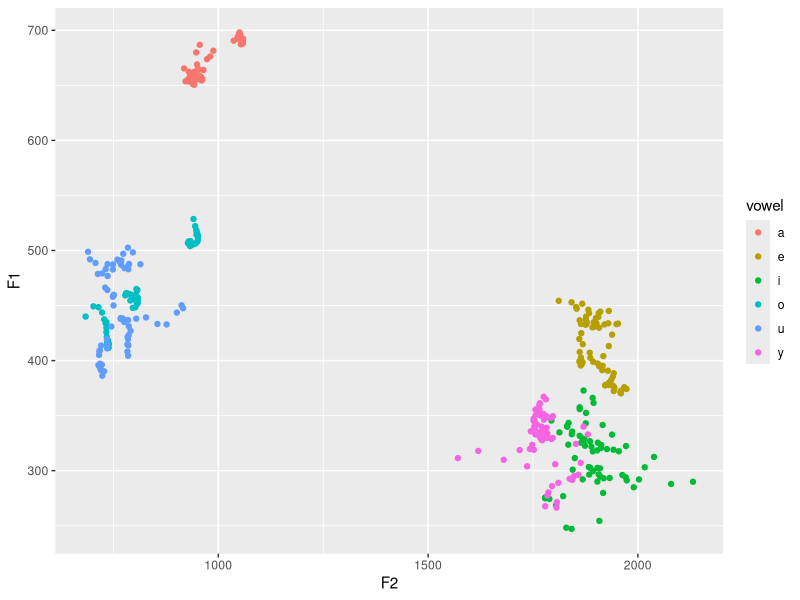
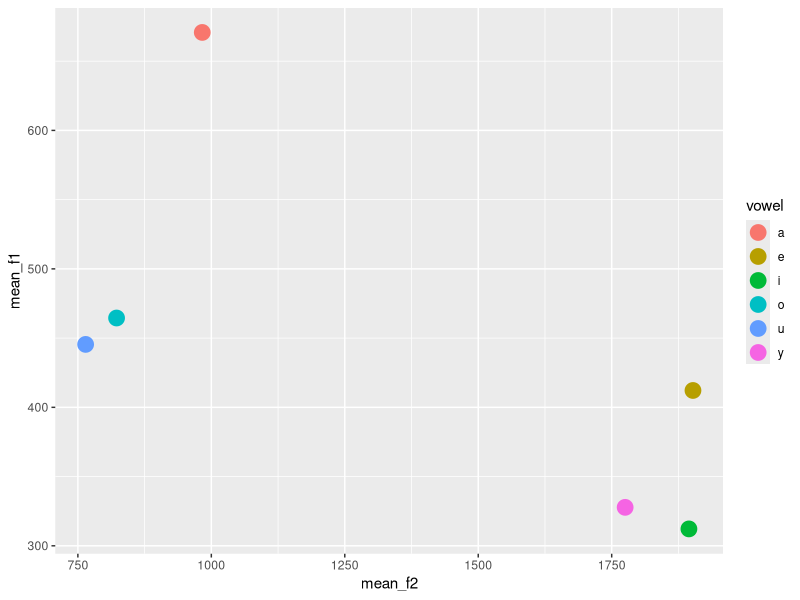
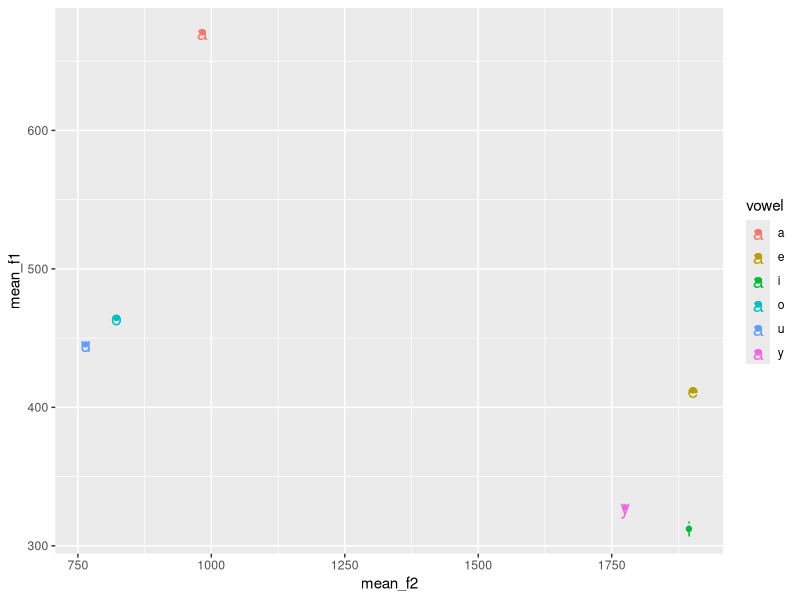
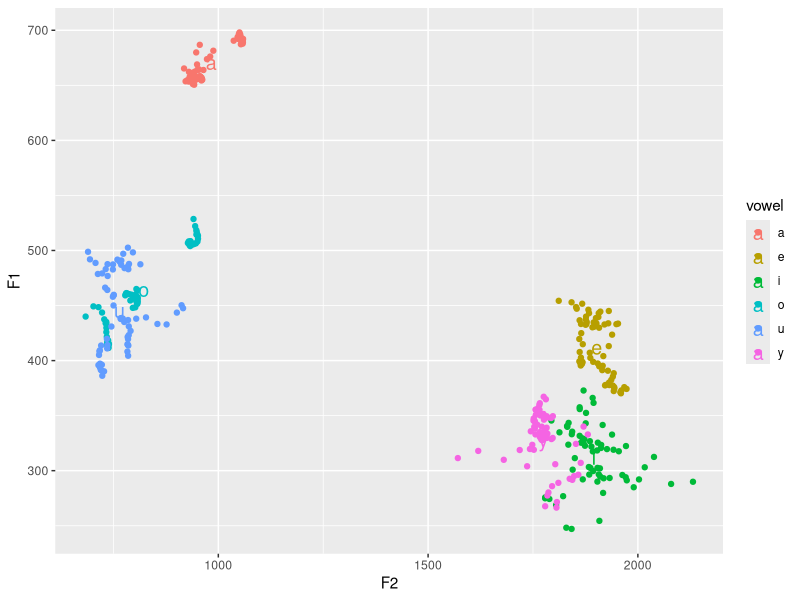
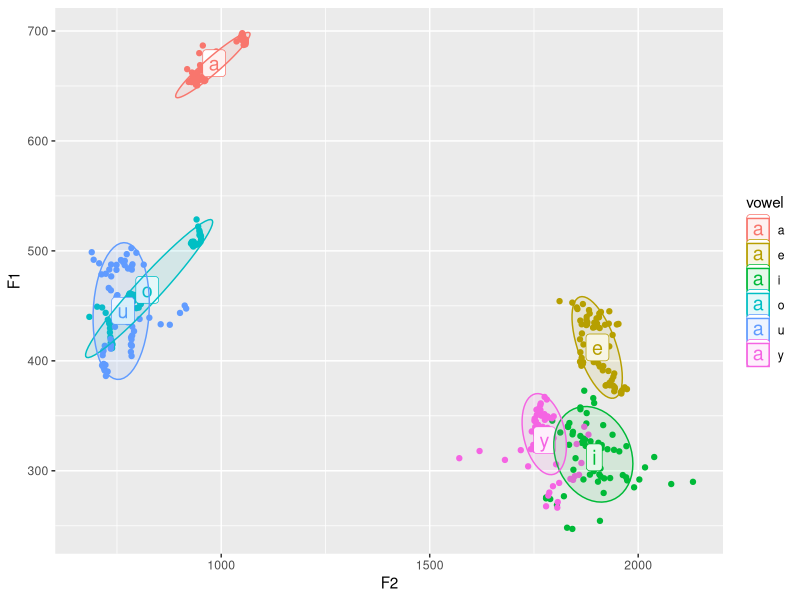
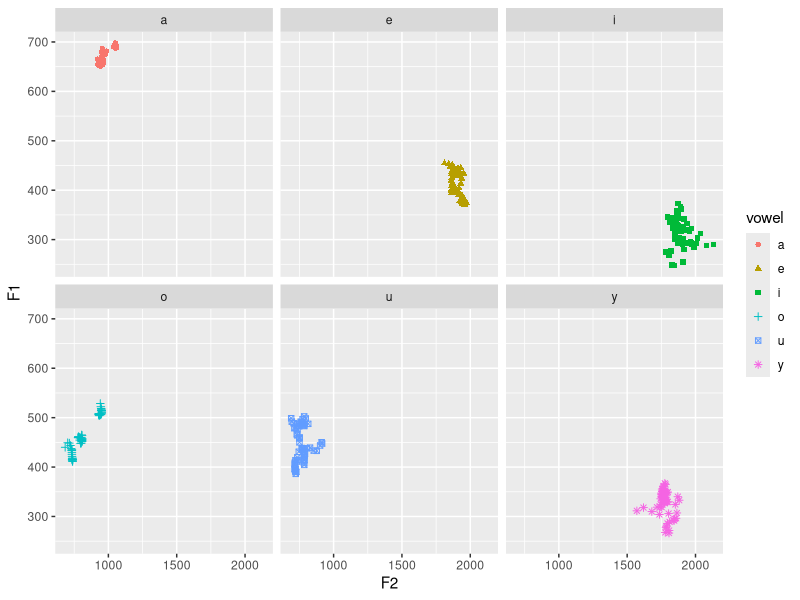
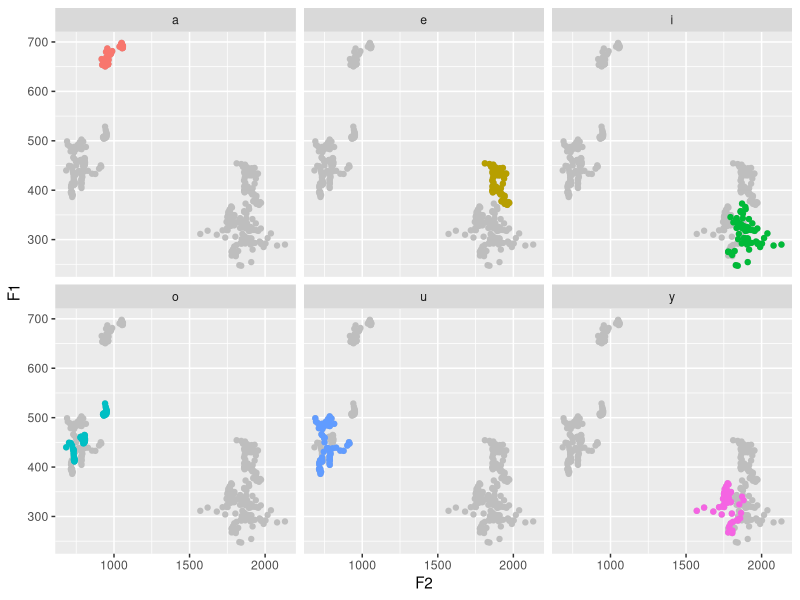
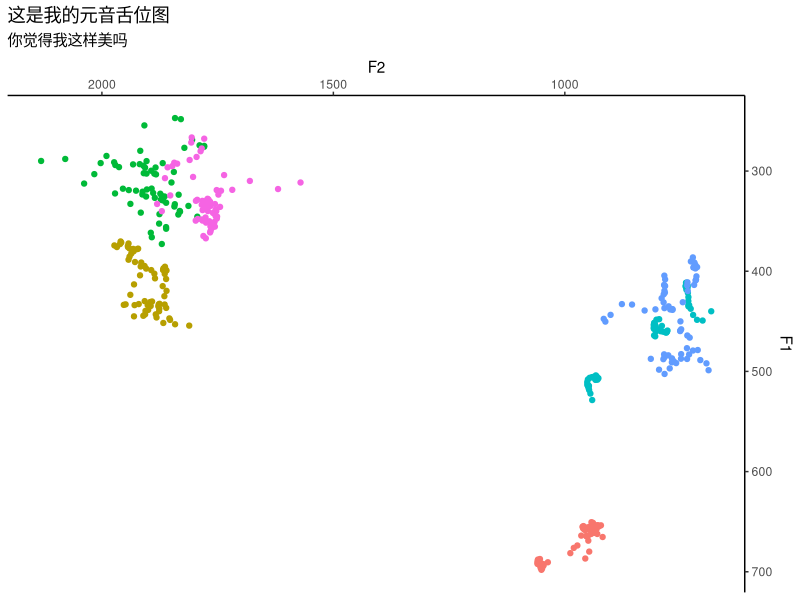

Reproduce these figures in R, in order.
## ---- chunk 1
library(tidyverse)
library(readxl)
d <- read_excel("./demo_data/vowel_data.xlsx")
d 
## ---- chunk 2
d %>%
  ggplot(aes(x = F2, y = F1, color = vowel)) +
  geom_point()
## ---- chunk 3
m <- d %>%
  group_by(vowel) %>%
  summarise(
    mean_f1 = mean(F1),
    mean_f2 = mean(F2)
  )


m %>%
  ggplot(aes(x = mean_f2, y = mean_f1, color = vowel)) +
  geom_point(size = 5)
## ---- chunk 4
m %>%
  ggplot(aes(x = mean_f2, y = mean_f1, color = vowel)) +
  geom_point() +
  geom_text(aes(label = vowel), size = 5)
## ---- chunk 5
d %>%
  ggplot(aes(x = F2, y = F1, color = vowel)) +
  geom_point() +
  geom_text(
    data = m,
    aes(x = mean_f2, y = mean_f1, label = vowel),
    size = 5
  )
## ---- chunk 6
d %>%
  ggplot(aes(x = F2, y = F1, color = vowel)) +
  geom_point() +
  geom_label(
    data = m,
    aes(x = mean_f2, y = mean_f1, label = vowel),
    size = 5
  ) +
  
  stat_ellipse(aes(fill = vowel), level = 0.8, geom = "polygon", alpha = 0.1)
## ---- chunk 7
d %>%
  ggplot(aes(x = F2, y = F1, color = vowel, shape = vowel)) +
  geom_point() +
  facet_wrap(vars(vowel))
## ---- chunk 8
d %>%
  ggplot(aes(x = F2, y = F1)) +
  geom_point(data = d %>% select(-vowel), 
             color = "gray") +
  geom_point(aes(color = vowel)) +
  facet_wrap(vars(vowel)) +
  theme(legend.position = "none")
## ---- chunk 9
d %>%
  ggplot(aes(x = F2, y = F1, color = vowel)) +
  geom_point() +
  
  scale_x_reverse(position = "top") +
  scale_y_reverse(position = "right") +
  labs(
    title = "这是我的元音舌位图",
    subtitle = "你觉得我这样美吗"
  ) +
  theme_classic() +
  theme(legend.position = "none")
## ---- chunk 10
d %>%
  ggplot(aes(x = F2, y = F1, color = vowel)) +
  geom_point() +
  
  geom_label(
    data = m,
    aes(x = mean_f2, y = mean_f1, label = vowel),
    size = 5
  ) +
  
  scale_x_reverse(position = "top") +
  scale_y_reverse(position = "right") +
  labs(
    title = "这是我的元音舌位图",
    subtitle = "你觉得我这样美吗"
  ) +
  theme_classic() +
  theme(legend.position = "none")
## ---- chunk 11
d %>%
  ggplot(aes(x = F2, y = F1, color = vowel)) +
  geom_point() +
  
  stat_ellipse(level = 0.8, geom = "polygon", alpha = 0.1, aes(fill = vowel)) +
  
  geom_label(
    data = m,
    aes(x = mean_f2, y = mean_f1, label = vowel),
    size = 5
  ) +
  scale_x_reverse(position = "top") +
  scale_y_reverse(position = "right") +
  labs(
    title = "这是我的元音舌位图",
    subtitle = "你觉得我这样美吗"
  ) +
  theme_classic() +
  theme(legend.position = "none")
## ---- chunk 12
library(scales)
d %>%
  ggplot(aes(x = F2, y = F1, color = vowel, shape = vowel)) +
  geom_point() +
  stat_ellipse(level = 0.8, geom = "polygon", alpha = 0.1, aes(fill = vowel)) +
  geom_label(
    data = m,
    aes(x = mean_f2, y = mean_f1, label = vowel),
    size = 5
  ) +
  
 scale_y_reverse(
   position = "right",
   labels = unit_format(unit = "Hz", sep = ""),
   breaks = seq(100, 1000, 200)
 ) +
 scale_x_reverse(
   position = "top",
   labels = unit_format(unit = "Hz", sep = ""),
   breaks = seq(200, 3000, 500)
 ) +
  
  labs(
    title = "这是我的元音舌位图",
    subtitle = "你觉得我这样美吗"
  ) +
  theme_light() +
  theme(
    legend.position    = "none",
    plot.title         = element_text(hjust = 0.5), 
    plot.subtitle      = element_text(hjust = 0.5),
    text               = element_text(size = 13),
    plot.margin        = margin(t = 1, r = 0.8, b = 1, l = 1, "cm"),
    axis.title.y.right = element_text(angle = 0, vjust = 0.5)
  )
## ---- chunk 13
m %>% 
  filter(vowel %in% c("a", "i", "u")) %>%

  ggplot(aes(x = mean_f2, y = mean_f1)) +
  geom_polygon(color = "black", fill = "white") +
  geom_point(size = 3, color = "red") +
  geom_point(size = 30, shape = 1) +
  scale_x_continuous(
    expand = expansion(mult = 0.2)
  ) +
  scale_y_continuous(
    expand = expansion(mult = 0.2)
  ) +
  theme_classic() 
